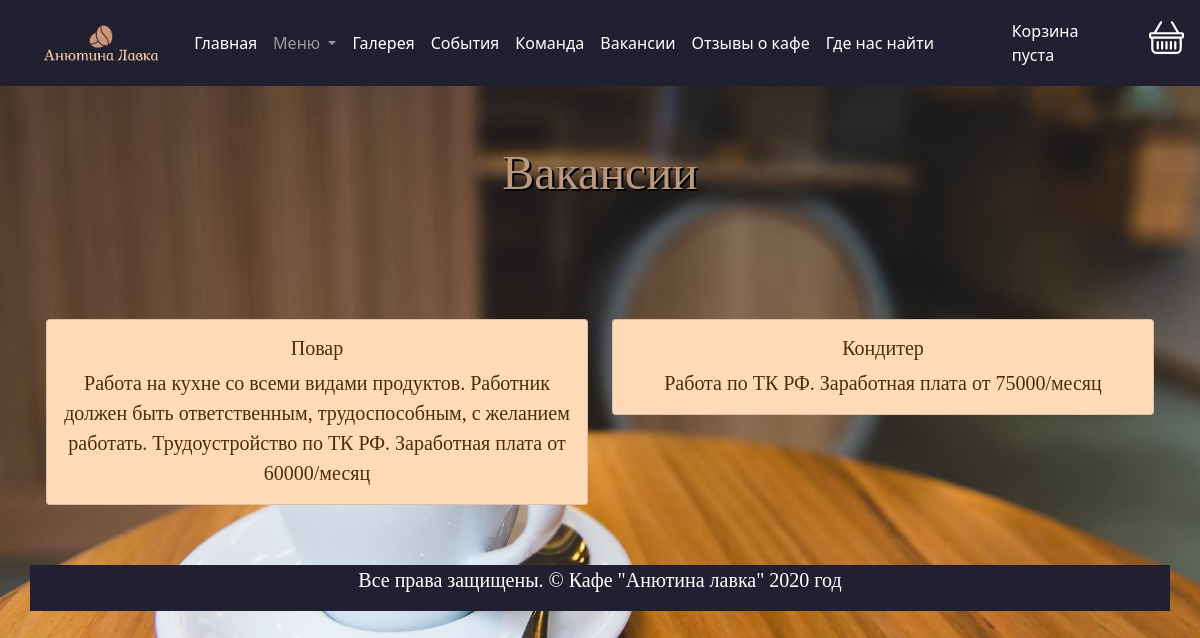
/vak, run on the app's committed database.
### pages/models.py (models this page shows, shortened)
class vacancy(models.Model):
    name = models.CharField(max_length=100, verbose_name="Наименование")
    description = models.TextField(verbose_name="Описание")
    image = models.ImageField(verbose_name="Фото", blank=True)

### pages/views.py (the view)
# urls.py: path('vak', views.vakansii, name='vakansii'),
def vakansii(request):
    Data = vacancy.objects.all()
    k = 0
    Buff = []
    NewData = []
    for kom in Data:
        if k == 3:
            NewData.append(Buff)
            Buff = []
            k = 0
        Buff.append(kom)
        k += 1
    if k != 0: NewData.append(Buff)
    return render(request, "Вакансии.html", {"Data": NewData})

### cart/cart.py (called while the page is built)
    def __len__(self):
        return sum(item['quantity'] for item in self.cart.values())

### cart/context_processors.py (called while the page is built)
def cart(request):
     return {'cart': Cart(request)}

### pages/templates/Вакансии.HTML (shortened to what this page needs)
{% extends "navbar.html" %}
{% load static %}
{% block content %}
<h1 class="display-5" align="center"><font face="Lucida Calligraphy" style="text-shadow: #000 1px 1px 0, #000 2px 2px 0; height: 50%; color:#BC987E"><br>Вакансии<br><br></h1></font>
{% for row in Data %}
  <div class="container"  style="text-align: center;
        font-family : Lucida Calligraphy;
        font-size: 20px; color: #522c00; margin-top:5%; margin-bottom:5% ">
  <div class="row">
    {% for person in row %}
    <div class="col-sm">
      <div class="card" style="background: #FFDAB9">
        <div class="card-body">
          <h5 class="card-title">{{ person.name }}</h5>
          <p class="card-text">{{ person.description }}</p>
        </div>
      </div>
    </div>
    {% endfor %}
  </div>
</div>
{% endfor %}
{% endblock content %}

### data on the page
vacancy: name "Повар", description "Работа на кухне со всеми видами продуктов. Работник должен быть ответственным, трудоспособным, с желанием работать. Трудоустройство по ТК РФ. Заработная плата от 60000/месяц"
vacancy: name "Кондитер", description "Работа по ТК РФ. Заработная плата от 75000/месяц"
